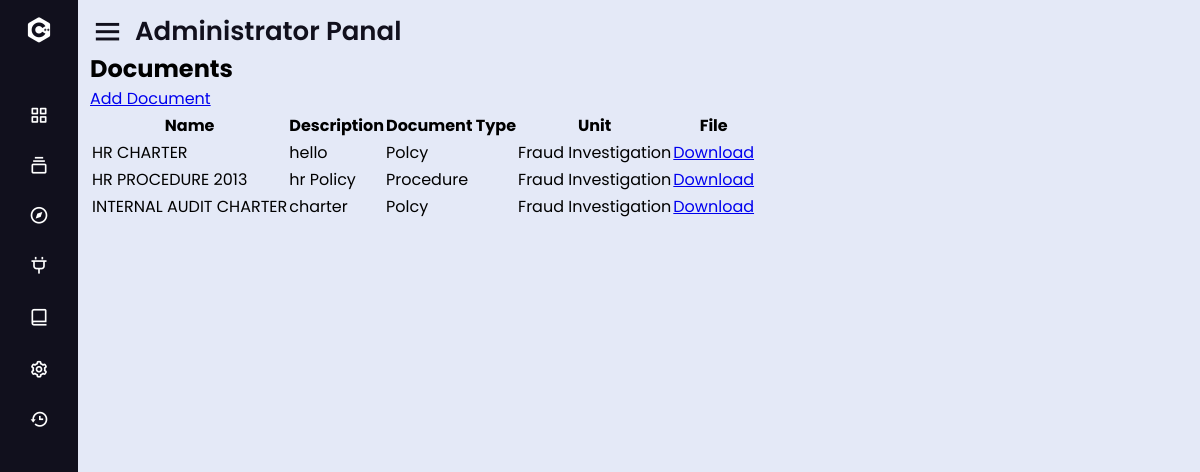
Screenshot of /view_unit_doc with the database file from the repository.
### tables this page shows
CREATE TABLE document (
    id INTEGER PRIMARY KEY AUTOINCREMENT,
    name TEXT NOT NULL,
    file_path TEXT  NOT NULL,
    description TEXT NOT NULL,
    docType_id INTEGER NOT NULL,
    FOREIGN KEY (docType_id) REFERENCES docType (id)

);

CREATE TABLE docType(
    id INTEGER PRIMARY KEY AUTOINCREMENT,
    name TEXT NOT NULL UNIQUE,
    description TEXT NOT NULL
);

CREATE TABLE unit (
    id INTEGER PRIMARY KEY AUTOINCREMENT,
    name TEXT NOT NULL UNIQUE,
    description TEXT NOT NULL ,
    department_id INTEGER NOT NULL,
    FOREIGN KEY (department_id) REFERENCES department (id)
);

### lib/post.py (the view)
@bp.route('/view_unit_doc')
def view_unit_doc():
    db = get_db()
    documents = db.execute(
        'SELECT d.id, d.name, d.file_path, d.description, dt.name AS docType_name, u.name AS unit_name'
        ' FROM document d'
        ' JOIN docType dt ON d.docType_id = dt.id'
        ' JOIN unit_document dd ON d.id = dd.document_id'
        ' JOIN unit u ON dd.unit_id = u.id'
        ' ORDER BY d.name'
    ).fetchall()
    return render_template('admin/view_unit_doc.html', documents=documents)

### lib/auth.py (called while the page is built)
@bp.before_app_request
def load_logged_in_user():
    user_id = session.get('user_id')
    if user_id is None:
        g.user = None
    else:
        g.user = get_db().execute(
            'SELECT * FROM user WHERE id = ?', (user_id,)
        ).fetchone()

### lib/db.py (called while the page is built)
def get_db():
    if 'db' not in g:
        g.db = sqlite3.connect(
            current_app.config['DATABASE'],
            detect_types=sqlite3.PARSE_DECLTYPES
        )
        g.db.row_factory = sqlite3.Row
    return g.db

### lib/templates/admin/view_unit_doc.html
{% extends 'admin/layout.html' %}
{% block content %}
  <h1>Documents</h1>
  <a href="{{ url_for('post.add_unit_file') }}">Add Document</a>
  <table>
    <thead>
      <tr>
        <th>Name</th>
        <th>Description</th>
        <th>Document Type</th>
        <th>Unit</th>
        <th>File</th>
      </tr>
    </thead>
    <tbody>
      {% for document in documents %}
        <tr>
          <td>{{ document.name }}</td>
          <td>{{ document.description }}</td>
          <td>{{ document.docType_name }}</td>
          <td>{{ document.unit_name }}</td>
          <td><a href="{{ url_for('post.download_file', filename=document.file_path) }}" target="_blank">Download</a></td>
        </tr>
      {% endfor %}
    </tbody>
  </table>
{% endblock %}

### lib/templates/admin/layout.html (shortened to what this page needs)
<!DOCTYPE html>
<html lang="en" dir="ltr">
  <head>
    <link rel="stylesheet" href="{{ url_for('static', filename='css/style1.css') }}">
    <link href='https://unpkg.com/boxicons@2.0.7/css/boxicons.min.css' rel='stylesheet'>
   </head>
<body>
  <div class="sidebar close">
    <div class="logo-details">
      <i class='bx bxl-c-plus-plus'></i>
    </div>
    <ul class="nav-links">
      <li>
        <a href="#">
          <i class='bx bx-grid-alt' ></i>
        </a>
      </li>
      <li>
        <div class="iocn-link">
          <a href="#">
            <i class='bx bx-collection' ></i>
          </a>
        </div>
      </li>
      <li>
        <a href="{{ url_for('post.docType') }}">
          <i class='bx bx-compass'></i>
        </a>
      </li>
      <li>
        <div class="iocn-link">
          <a href="#">
            <i class='bx bx-plug' ></i>
          </a>
        </div>
      </li>
      <li>
        <div class="iocn-link">
          <a href="#">
            <i class='bx bx-book-alt' ></i>
          </a>
        </div>
      </li>
      <li>
        <a href="#">
          <i class='bx bx-cog' ></i>
        </a>
      </li>
      <li>
        <a href="#">
          <i class='bx bx-history'></i>
        </a>
      </li>
</ul>
  </div>
  <section class="home-section">
    <div class="home-content">
      <i class='bx bx-menu' ></i>
      <span class="text">Administrator Panal</span>
    </div>
    {% block content %}{% endblock %}
  </section>
</body>
</html>

### rows the page displays
document: name "HR CHARTER", description "hello", docType_name "Polcy", unit_name "Fraud Investigation"
document: name "HR PROCEDURE 2013", description "hr Policy", docType_name "Procedure", unit_name "Fraud Investigation"
document: name "INTERNAL AUDIT CHARTER", description "charter", docType_name "Polcy", unit_name "Fraud Investigation"
